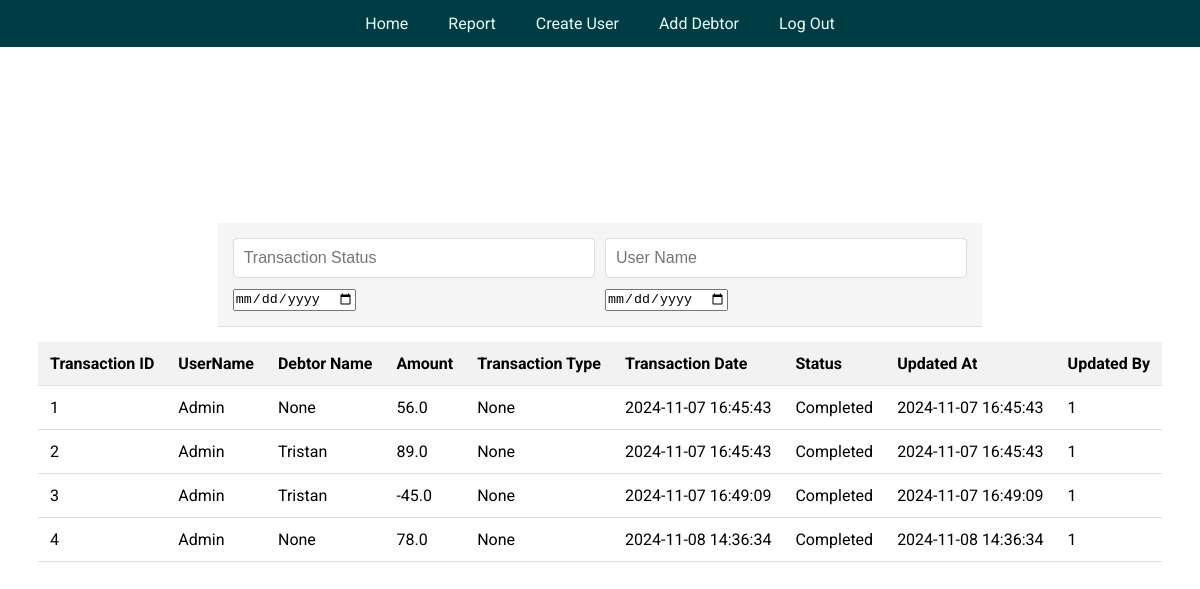
Screenshot of /report with the database file from the repository.
### models.py (models this page shows, shortened)
@dataclass
class Transaction(app.db.Model):
    __tablename__ = 'transaction'
    trans_id = app.db.Column(app.db.Integer(), primary_key=True, autoincrement=True)
    id = app.db.Column(app.db.Integer, app.db.ForeignKey('user.id'), nullable=False)
    debtor_id = app.db.Column(app.db.Integer, app.db.ForeignKey('debtor.debtor_id'), nullable=True)
    amount = app.db.Column(app.db.Float)
    Transaction_type = app.db.Column(app.db.String(50))
    trans_date = app.db.Column(app.db.DateTime(), default=datetime.now())
    status = app.db.Column(app.db.String(50))
    updated_at = app.db.Column(app.db.DateTime(), default=datetime.now())
    updated_by = app.db.Column(app.db.Integer, app.db.ForeignKey('user.id'), nullable=False)
    user = app.db.relationship('User', back_populates='transactions', foreign_keys=[id])
    updated_user = app.db.relationship('User', back_populates='updated_transactions', foreign_keys=[updated_by])
    debtor = app.db.relationship('Debtor', back_populates='transactions')

@dataclass
class User(app.db.Model):
    __tablename__ = 'user'
    id = app.db.Column(app.db.Integer(), primary_key=True, autoincrement=True)
    username = app.db.Column(app.db.String(140))
    password = app.db.Column(app.db.String(140))
    date = app.db.Column(app.db.DateTime(), default=datetime.now())
    admin = app.db.Column(app.db.Boolean(), default=False)
    transactions = app.db.relationship('Transaction', back_populates='user', foreign_keys='Transaction.id')
    updated_transactions = app.db.relationship('Transaction', back_populates='updated_user', foreign_keys='Transaction.updated_by')

@dataclass
class Debtor(app.db.Model):
    __tablename__ = 'debtor'
    debtor_id = app.db.Column(app.db.Integer(), primary_key=True, autoincrement=True)
    name = app.db.Column(app.db.String(140))
    lastname = app.db.Column(app.db.String(140))
    date = app.db.Column(app.db.DateTime(), default=datetime.now())
    transactions = app.db.relationship('Transaction', back_populates='debtor')

### app.py (the view)
@app.route('/report', methods=['POST','GET'])
def report():
    transactions_with_details = (
    db.session.query(
        models.Transaction.trans_id,
        models.User.username,
        models.Debtor.name.label("debtor_name"),  # Adding debtor's name to the query
        models.Transaction.amount,
        models.Transaction.Transaction_type,
        models.Transaction.trans_date,
        models.Transaction.status,
        models.Transaction.updated_at,
        models.Transaction.updated_by,
    )
    .join(models.User, models.Transaction.id == models.User.id)  # Join with User table on user ID
    .outerjoin(models.Debtor, models.Transaction.debtor_id == models.Debtor.debtor_id)  # Outer join with Debtor table on debtor_id
    .all()
)
    return render_template('report.html',records = transactions_with_details)

### templates/report.html (shortened to what this page needs)
{% extends "base.html" %} {% block content %}
<div class="filter-container">
  <div class="filter">
    <input
      type="text"
      list="transactionStatus"
      placeholder="Transaction Status"
    />
  </div>
  <div class="filter">
    <input type="text" list="userName" placeholder="User Name" />
  </div>
  <div class="filter">
    <input type="date" placeholder="Transaction Date" name="startdate"/>
  </div>
  <div class="filter">
    <input type="date" placeholder="Transaction Date" name="enddate"/>
  </div>
</div>
<div class="table-container">
  <table>
    <thead>
      <tr>
        <th>Transaction ID</th>
        <th>UserName</th>
        <th>Debtor Name </th>
        <th>Amount</th>
        <th>Transaction Type</th>
        <th>Transaction Date</th>
        <th>Status</th>
        <th>Updated At</th>
        <th>Updated By</th>
      </tr>
    </thead>
    <tbody>
      {% for record in records %}
      <tr>
        <td>{{ record.trans_id }}</td>
        <td>{{ record.username }}</td>
        <td>{{ record.debtor_name }}</td>
        <td>{{ record.amount }}</td>
        <td>{{ record.Transaction_type }}</td>
        <td>{{ record.trans_date.strftime('%Y-%m-%d %H:%M:%S') }}</td>
        <td>{{ record.status }}</td>
        <td>{{ record.updated_at.strftime('%Y-%m-%d %H:%M:%S') }}</td>
        <td>{{ record.updated_by }}</td>
      </tr>
      {% endfor %}
    </tbody>
  </table>
</div>
{% endblock content %}

### templates/base.html (shortened to what this page needs)
<!DOCTYPE html>
<html>
<head>
    <link rel="stylesheet"  href="{{ url_for('static', filename='css/style.css') }}">
</head>
<body>
<nav>
    <ul>
        <li><a href="/">Home</a></li>
        <li><a href="/report">Report</a></li>
        <li><a href="/sign-up">Create User</a></li>
        <li><a href="/debtor">Add Debtor</a></li>
        <li><a href="/logout">Log Out</a></li>
    </ul>
</nav>
    {% block content %}
    {% endblock content %}
</body>
</html>

### static/css/style.css (style rules this page uses)
* { box-sizing: border-box; margin: 0; padding: 0; }
body { font-family: "Roboto", sans-serif; background-color: #ffffff; display: flex; justify-content: center; align-items: center; flex-direction: column; height: 100vh; }
nav { width: 100%; background-color: #003c43; overflow: hidden; position: fixed; top: 0; left: 0; z-index: 1000; }
nav ul { list-style-type: none; margin: 0; padding: 0; display: flex; justify-content: center; }
nav { background-color: #003c43; overflow: hidden; }
nav ul { list-style-type: none; }
nav ul li { float: left; }
nav ul li a { display: block; color: #e3fef7; text-align: center; padding: 14px 20px; text-decoration: none; }
nav::after { content: ""; clear: both; display: table; }
.filter-container { display: flex; flex-wrap: wrap; gap: 10px; padding: 15px; background-color: #f5f5f5; border-bottom: 1px solid #ddd; }
.filter { flex: 1 1 calc(50% - 10px); min-width: 120px; position: relative; }
.filter input[type="text"] { width: 100%; padding: 10px; border: 1px solid #ddd; border-radius: 4px; box-sizing: border-box; font-size: 1em; }
.table-container { overflow-x: auto; padding: 15px; }
table { width: 100%; border-collapse: collapse; background-color: #fff; }
table th, table td { padding: 12px; text-align: left; border-bottom: 1px solid #ddd; }
table th { background-color: #f2f2f2; }

### rows the page displays
Transaction: trans_id "1", username "Admin", debtor_name "None", amount "56.0", Transaction_type "None", trans_date "2024-11-07 16:45:43", status "Completed", updated_at "2024-11-07 16:45:43", updated_by "1"
Transaction: trans_id "2", username "Admin", debtor_name "Tristan", amount "89.0", Transaction_type "None", trans_date "2024-11-07 16:45:43", status "Completed", updated_at "2024-11-07 16:45:43", updated_by "1"
Transaction: trans_id "3", username "Admin", debtor_name "Tristan", amount "-45.0", Transaction_type "None", trans_date "2024-11-07 16:49:09", status "Completed", updated_at "2024-11-07 16:49:09", updated_by "1"
Transaction: trans_id "4", username "Admin", debtor_name "None", amount "78.0", Transaction_type "None", trans_date "2024-11-08 14:36:34", status "Completed", updated_at "2024-11-08 14:36:34", updated_by "1"
